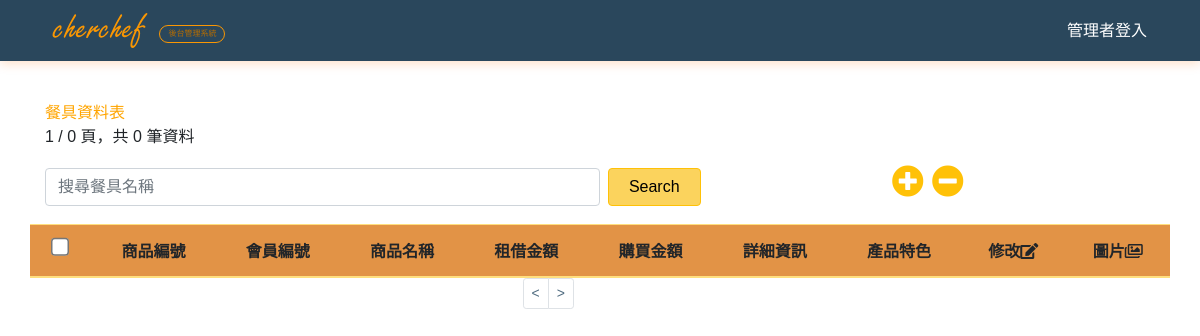
/Chef/add_utensils.php, run on an earlier commit of the app's database.
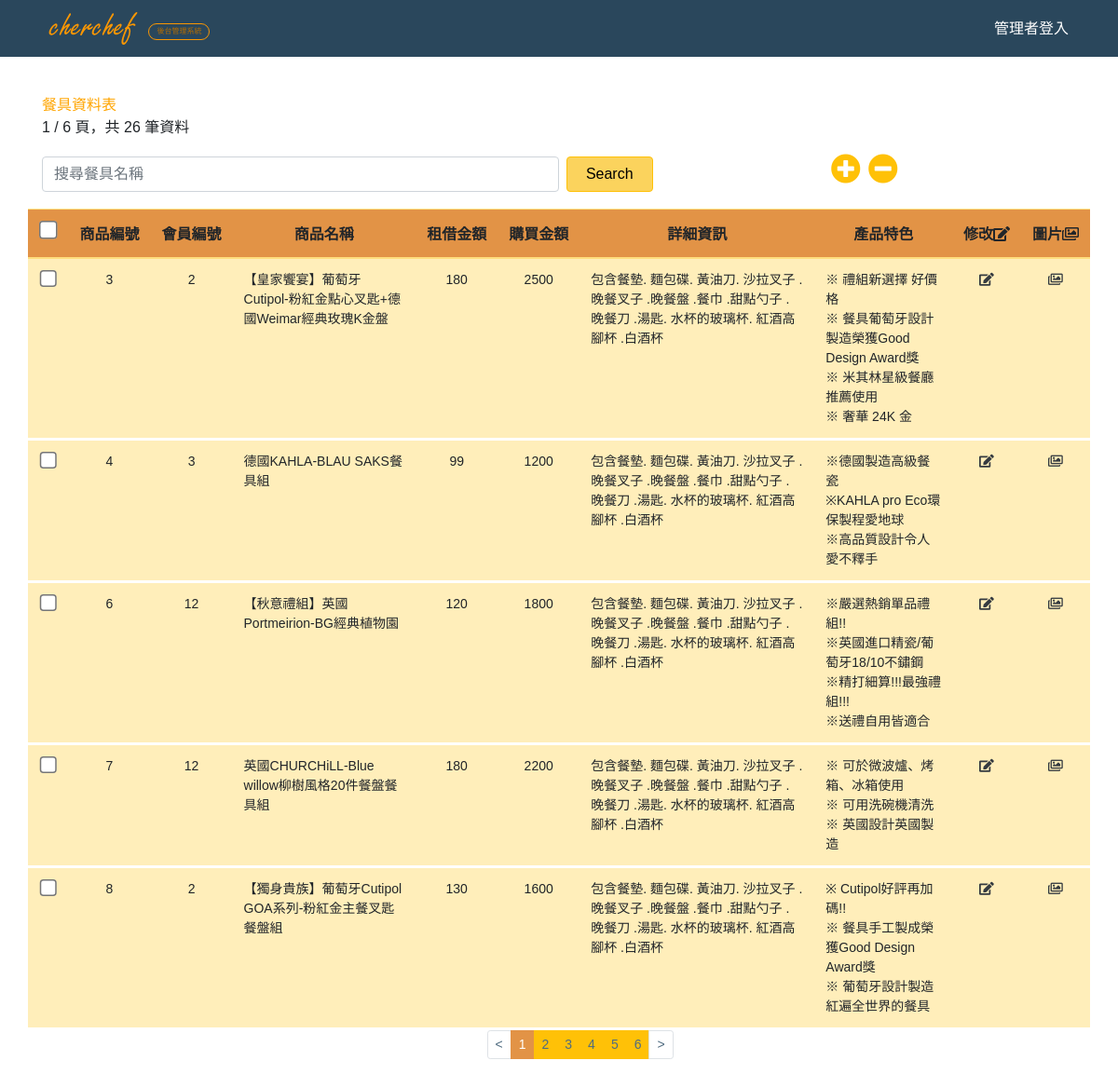
And on a later commit of the database.
### tables this page shows
CREATE TABLE `add_utensils` (
  `sid` int(11) NOT NULL,
  `clients` int(11) NOT NULL COMMENT '會員編號',
  `name` varchar(255) DEFAULT NULL,
  `rent` decimal(10,0) DEFAULT NULL COMMENT '租金',
  `price` decimal(10,0) DEFAULT NULL,
  `quantity` decimal(10,0) DEFAULT NULL COMMENT '訂購數量',
  `details` varchar(255) DEFAULT NULL COMMENT '詳細資訊',
  `intro` varchar(255) DEFAULT NULL COMMENT '商品特色'
);

### Chef/add_utensils.php (the view, shortened to what this page needs)
<?php
require __DIR__.'/connect.php';
$per_page =5;
$page = isset($_GET['page'])? intval($_GET['page']):1;
$t_sql = "SELECT COUNT(1) FROM add_utensils";
$t_stmt = $pdo->query($t_sql);
$total_rows = $t_stmt->fetch(PDO::FETCH_NUM)[0];
$total_pages = ceil($total_rows/$per_page);
if($page>$total_pages) $page =$total_pages;
if($page<1) $page =1;
$sql = sprintf("SELECT * FROM add_utensils ORDER BY sid LIMIT %s, %s", ($page-1)*$per_page, $per_page);
$stmt = $pdo->query($sql);
$rows = $stmt->fetchAll(PDO::FETCH_ASSOC);
?>
<?php include __DIR__. '/_html_header.php' ?>
<?php include __DIR__. '/_navbar.php' ?>
<br>
<div class="container pt-3">
<div style="color:orange;">餐具資料表</div>
<div><?= $page. " / ".$total_pages." 頁，共 ".$total_rows." 筆資料" ?></div>
    <div class="row">
        <div class="col-lg-12">
                <form class="form-inline d-flex" name="form1" action="add_utensils_data_search.php" method="post">
                  <input type="text" class="form-control col-12 col-md-6 mr-2 my-2" id="search_input" name="search_input" placeholder="搜尋餐具名稱">
                  <button type="submit" class="btn btn-warning col-12 col-md-2 col-lg-1 my-md-2 mb-2" >Search</button>
                  <div class="center_div pt-3">
                <div class="d-flex">
                      <a href="add_utensils_data_insert.php"><i class="fas fa-plus-circle fa-2x text-warning mr-2"></i></a>
                      <a id="delete_records" ><i class="fas fa-minus-circle fa-2x text-warning"></i></a>
                </div>
              <br>
        </div>
     <br>
   </form>
 <div class="row">
 <table class="table table-warning table-hover">
    <thead class="bg-warning text-nowrap">
          <tr class="text-center">
              <th><input style="zoom: 1.5" type="checkbox" id="select_all"></th>
              <th scope="col">商品編號</th>
              <th scope="col">會員編號</th>
              <th scope="col">商品名稱</th>
              <th scope="col">租借金額</th>
              <th scope="col">購買金額</th>
              <th scope="col">詳細資訊</th>
              <th scope="col">產品特色</th>
          <div col-md-6 >
              <th scope="col">修改<i class="fas fa-edit"></i></th>
              <th scope="col">圖片<i class="far fa-images"></i></th>
              </div>
          </tr>
        </thead>
    <tbody>
        <?php foreach($rows as $row):?>
          <tr class="form_data_font_style ">
                  <td><input style="zoom: 1.5" type="checkbox" class="checkbox" data-sid="<?php echo $row["sid"]; ?>"></td>
                  <td class="text-center"><?=$row['sid']?></td>
                  <td class="text-center"><?=$row['clients']?></td>
                  <td><?=$row['name']?></td>
                  <td class="text-center"><?=$row['rent']?></td>
                  <td class="text-center"><?=$row['price']?></td>
                  <td><?=nl2br($row['details'])?></td>
                  <td><?=nl2br($row['intro'])?></td>
                  <td class="text-center"><a href="add_utensils_data_edit.php?sid=<?= $row['sid'] ?>"><i class="fas fa-edit text-dark"></i></a></td>
                  <td class="text-center"><a href="add_utensils_photo_search.php?search_input=<?= $row['name'] ?>&add_utensils_sid=<?= $row['sid'] ?>"><i class="far fa-images text-dark"></i></a></td>
          </tr>
      <?php endforeach; ?>
        </tbody>
      </table>
      <br>
</div>
      <div class ="col-md-2 center_div">
          <nav aria-label="...">
              <ul class="pagination pagination-sm">
                    <li class="page-item <?= $page<=1 ?'disable':''?>">
                          <a class ="page-link" href="?page=<?= $page-1 ?>">&lt;</a>
                    </li>
                    <?php for($i=1;$i<=$total_pages;$i++): ?>
                    <li class="page-item <?= $i==$page ? 'active': ''?>">
                        <a class ="page-link bg-warning border-warning" href="?page=<?= $i ?>"><?= $i ?></a>
                    </li>
                    <?php endfor ?>
                    <li class="page-item <?= $page>=$total_pages ?'disable':''?>">
                    <a class ="page-link" href="?page=<?= $page+1 ?>">&gt;</a>
                  </li>
              </ul>
          </nav>
      </div>
<?php include __DIR__. '/_html_footer.php';  ?>

What changed in the data, as far as the page shows it:
added add_utensils: sid "3", clients "2", name "【皇家饗宴】葡萄牙Cutipol-粉紅金點心叉匙+德國Weimar經典玫瑰K金盤", rent "180", price "2500", details "包含餐墊. 麵包碟. 黃油刀. 沙拉叉子 .晚餐叉子 .晚餐盤 .餐巾 .甜點勺子 . 晚餐刀 .湯匙. 水杯的玻璃杯. 紅酒高腳杯 .白酒杯", intro "※ 禮組新選擇 好價格 ※ 餐具葡萄牙設計製造榮獲Good Design Award獎 ※ 米其林星級餐廳推薦使用 ※ 奢華 24K 金"
added add_utensils: sid "4", clients "3", name "德國KAHLA-BLAU SAKS餐具組", rent "99", price "1200", details "包含餐墊. 麵包碟. 黃油刀. 沙拉叉子 .晚餐叉子 .晚餐盤 .餐巾 .甜點勺子 . 晚餐刀 .湯匙. 水杯的玻璃杯. 紅酒高腳杯 .白酒杯", intro "※德國製造高級餐瓷 ※KAHLA pro Eco環保製程愛地球 ※高品質設計令人愛不釋手"
added add_utensils: sid "6", clients "12", name "【秋意禮組】英國Portmeirion-BG經典植物園", rent "120", price "1800", details "包含餐墊. 麵包碟. 黃油刀. 沙拉叉子 .晚餐叉子 .晚餐盤 .餐巾 .甜點勺子 . 晚餐刀 .湯匙. 水杯的玻璃杯. 紅酒高腳杯 .白酒杯", intro "※嚴選熱銷單品禮組!! ※英國進口精瓷/葡萄牙18/10不鏽鋼 ※精打細算!!!最強禮組!!! ※送禮自用皆適合"
added add_utensils: sid "7", clients "12", name "英國CHURCHiLL-Blue willow柳樹風格20件餐盤餐具組", rent "180", price "2200", details "包含餐墊. 麵包碟. 黃油刀. 沙拉叉子 .晚餐叉子 .晚餐盤 .餐巾 .甜點勺子 . 晚餐刀 .湯匙. 水杯的玻璃杯. 紅酒高腳杯 .白酒杯", intro "※ 可於微波爐、烤箱、冰箱使用 ※ 可用洗碗機清洗 ※ 英國設計英國製造"
added add_utensils: sid "8", clients "2", name "【獨身貴族】葡萄牙Cutipol GOA系列-粉紅金主餐叉匙餐盤組", rent "130", price "1600", details "包含餐墊. 麵包碟. 黃油刀. 沙拉叉子 .晚餐叉子 .晚餐盤 .餐巾 .甜點勺子 . 晚餐刀 .湯匙. 水杯的玻璃杯. 紅酒高腳杯 .白酒杯", intro "※ Cutipol好評再加碼!! ※ 餐具手工製成榮獲Good Design Award獎 ※ 葡萄牙設計製造紅遍全世界的餐具"
Also different on the page:
$total_pages: "0" → "6"
$total_rows: "0" → "26"
new list line: "1"
new list line: "2"
new list line: "3"
new list line: "4"
new list line: "5"
new list line: "6"
